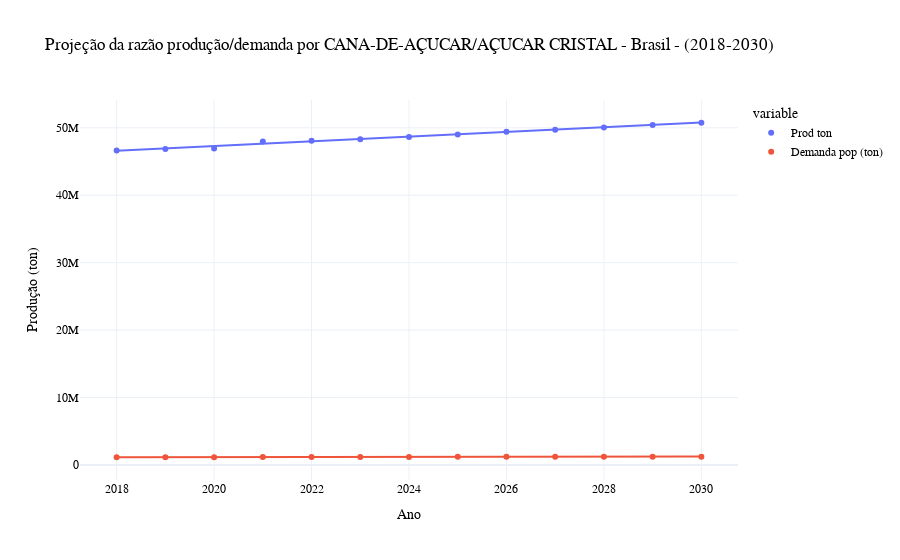

Here is the notebook cell this chart was saved with:
### Code cell
fig =px.scatter(df_cana, x ='Ano', y = ['Prod ton', 'Demanda pop (ton)'], title = 'Projeção produção/demanda por CANA-DE-AÇUCAR/AÇUCAR CRISTAL - Brasil - (2018-2030)', labels= {'value': 'Produção (ton)'}, trendline = 'ols')
fig.update_layout(template = 'plotly_white')


fig.update_layout(
    font_family="Helvetica",
    font_color="black",
    title_font_family="Helvetica",
    title_font_color="black",
    legend_title_font_color="black")

### Figure 1 — Plotly figure (JSON) as saved in the notebook; plotly's stock layout.template omitted (floating-point values rounded to 4 significant figures)
{"data": [{"hovertemplate": "variable=Prod ton<br>Ano=%{x}<br>Produção (ton)=%{y}<extra></extra>", "legendgroup": "Prod ton", "marker": {"color": "#636efa", "symbol": "circle"}, "mode": "markers", "name": "Prod ton", "orientation": "v", "showlegend": true, "type": "scatter", "x": [2018, 2019, 2020, 2021, 2022, 2023, 2024, 2025, 2026, 2027, 2028, 2029, 2030], "xaxis": "x", "y": [46640000.0, 46850000.0, 46940000.0, 47960000.0, 48080000.0, 48320000.0, 48660000.0, 49020000.0, 49430000.0, 49730000.0, 50060000.0, 50400000.0, 50750000.0], "yaxis": "y"}, {"hovertemplate": "<b>OLS trendline</b><br>value = 349278 * Ano + -6.58258e+08<br>R<sup>2</sup>=0.988731<br><br>variable=Prod ton<br>Ano=%{x}<br>Produção (ton)=%{y} <b>(trend)</b><extra></extra>", "legendgroup": "Prod ton", "marker": {"color": "#636efa", "symbol": "circle"}, "mode": "lines", "name": "Prod ton", "showlegend": false, "type": "scatter", "x": [2018, 2019, 2020, 2021, 2022, 2023, 2024, 2025, 2026, 2027, 2028, 2029, 2030], "xaxis": "x", "y": [46580000.0, 46930000.0, 47280000.0, 47630000.0, 47980000.0, 48330000.0, 48680000.0, 49030000.0, 49380000.0, 49730000.0, 50080000.0, 50430000.0, 50780000.0], "yaxis": "y"}, {"hovertemplate": "variable=Demanda pop (ton)<br>Ano=%{x}<br>Produção (ton)=%{y}<extra></extra>", "legendgroup": "Demanda pop (ton)", "marker": {"color": "#EF553B", "symbol": "circle"}, "mode": "markers", "name": "Demanda pop (ton)", "orientation": "v", "showlegend": true, "type": "scatter", "x": [2018, 2019, 2020, 2021, 2022, 2023, 2024, 2025, 2026, 2027, 2028, 2029, 2030], "xaxis": "x", "y": [1142000.0, 1151000.0, 1159000.0, 1168000.0, 1176000.0, 1184000.0, 1192000.0, 1199000.0, 1206000.0, 1213000.0, 1219000.0, 1225000.0, 1231000.0], "yaxis": "y"}, {"hovertemplate": "<b>OLS trendline</b><br>value = 7485.94 * Ano + -1.39619e+07<br>R<sup>2</sup>=0.995440<br><br>variable=Demanda pop (ton)<br>Ano=%{x}<br>Produção (ton)=%{y} <b>(trend)</b><extra></extra>", "legendgroup": "Demanda pop (ton)", "marker": {"color": "#EF553B", "symbol": "circle"}, "mode": "lines", "name": "Demanda pop (ton)", "showlegend": false, "type": "scatter", "x": [2018, 2019, 2020, 2021, 2022, 2023, 2024, 2025, 2026, 2027, 2028, 2029, 2030], "xaxis": "x", "y": [1145000.0, 1152000.0, 1160000.0, 1167000.0, 1175000.0, 1182000.0, 1190000.0, 1197000.0, 1205000.0, 1212000.0, 1220000.0, 1227000.0, 1235000.0], "yaxis": "y"}], "layout": {"font": {"color": "black", "family": "Helvetica"}, "legend": {"title": {"font": {"color": "black"}, "text": "variable"}, "tracegroupgap": 0}, "title": {"font": {"color": "black", "family": "Helvetica"}, "text": "Projeção da razão produção/demanda por CANA-DE-AÇUCAR/AÇUCAR CRISTAL - Brasil - (2018-2030)"}, "xaxis": {"anchor": "y", "domain": [0, 1], "title": {"text": "Ano"}}, "yaxis": {"anchor": "x", "domain": [0, 1], "title": {"text": "Produção (ton)"}}}}
